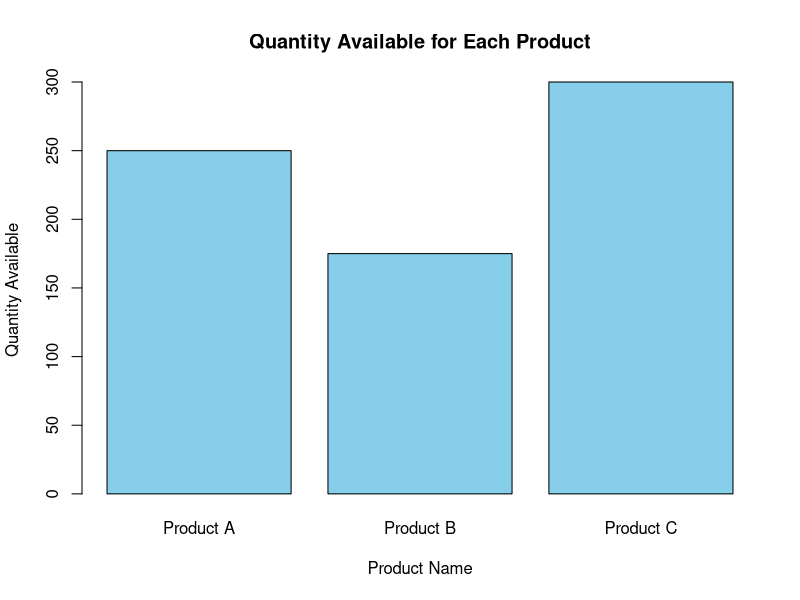
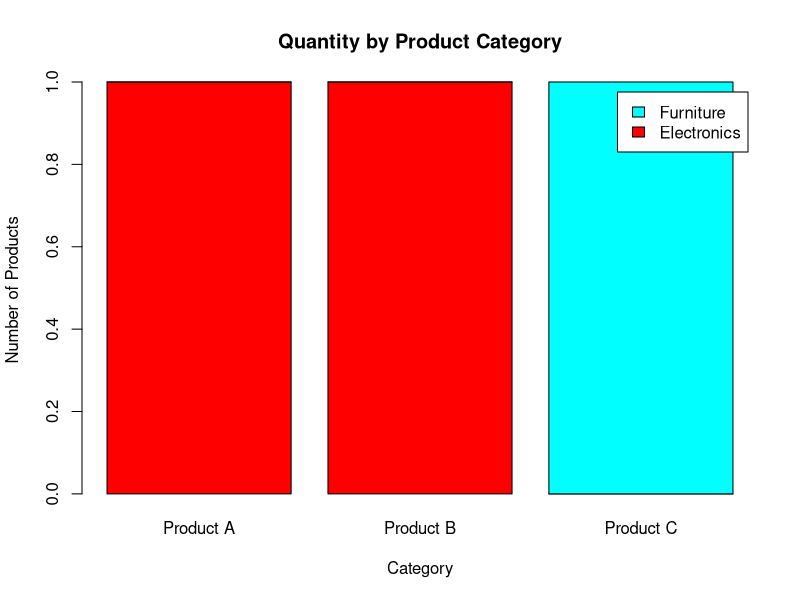

R code for these plots, in order:
# Product Inventory Dataset

Product_ID <- c(1,2,3)

Product_Name <- c("Product A",
                  "Product B",
                  "Product C")

Quantity_Available <- c(250,175,300)

Price <- c(20,15,18)

inventory <- data.frame(Product_ID,
                        Product_Name,
                        Quantity_Available,
                        Price)

print(inventory)
barplot(inventory$Quantity_Available,
        names.arg=inventory$Product_Name,
        main="Quantity Available for Each Product",
        xlab="Product Name",
        ylab="Quantity Available",
        col="skyblue",
        border="black")
inventory$Category <- c("Electronics",
                        "Electronics",
                        "Furniture")

inventory_table <- table(inventory$Category,
                         inventory$Product_Name)

barplot(inventory_table,
        main="Quantity by Product Category",
        xlab="Category",
        ylab="Number of Products",
        col=rainbow(nrow(inventory_table)),
        legend.text=rownames(inventory_table))
View(inventory)
